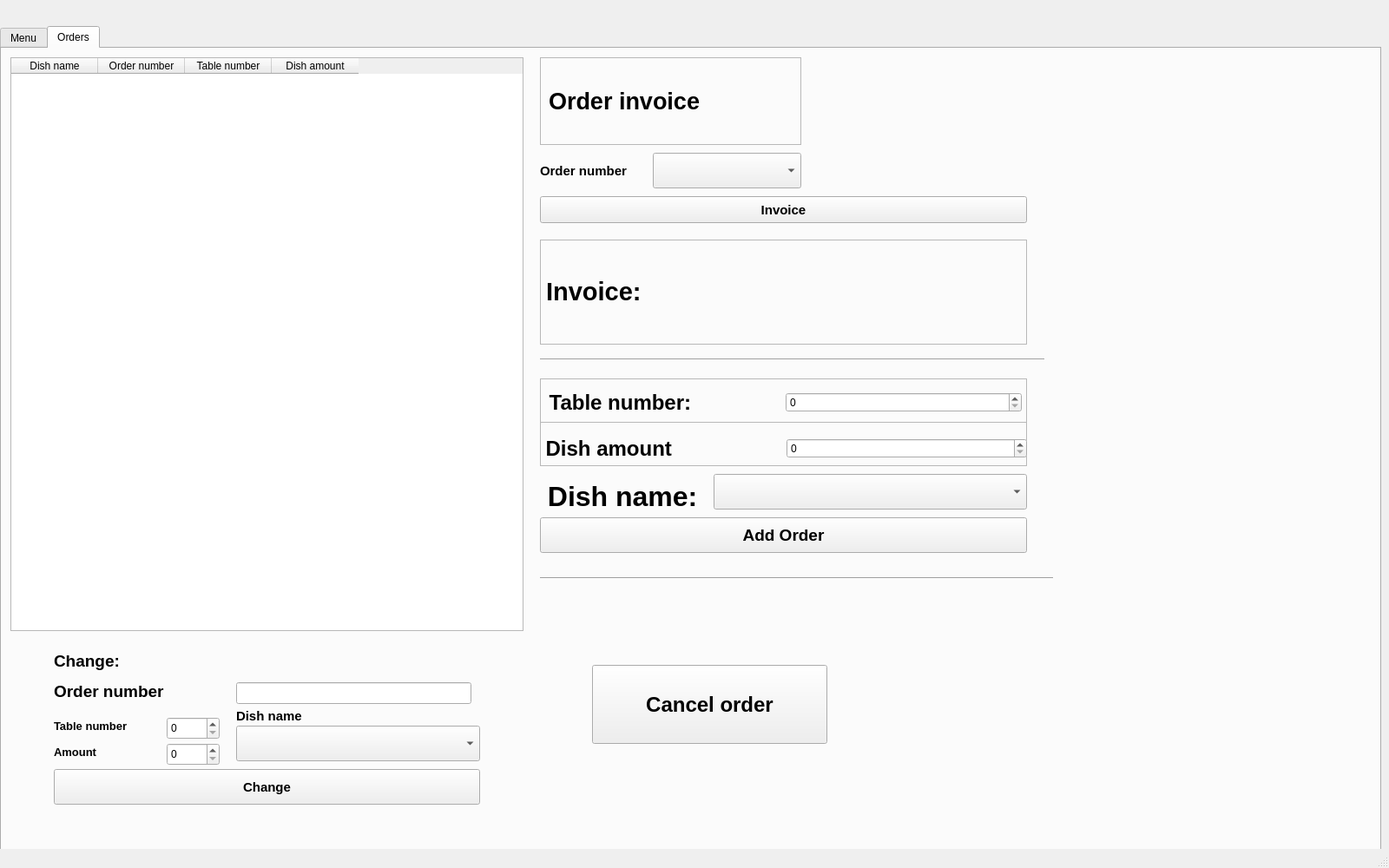
<?xml version="1.0" encoding="UTF-8"?>
<ui version="4.0">
 <class>MainWindow</class>
 <widget class="QMainWindow" name="MainWindow">
  <property name="geometry">
   <rect>
    <x>0</x>
    <y>0</y>
    <width>1600</width>
    <height>1000</height>
   </rect>
  </property>
  <property name="windowTitle">
   <string>MainWindow</string>
  </property>
  <widget class="QWidget" name="centralwidget">
   <widget class="QTabWidget" name="tabWidget">
    <property name="geometry">
     <rect>
      <x>0</x>
      <y>30</y>
      <width>1591</width>
      <height>1001</height>
     </rect>
    </property>
    <property name="currentIndex">
     <number>1</number>
    </property>
    <widget class="QWidget" name="Menu">
     <attribute name="title">
      <string>Menu</string>
     </attribute>
     <widget class="QLineEdit" name="dishDiscription">
      <property name="geometry">
       <rect>
        <x>150</x>
        <y>740</y>
        <width>451</width>
        <height>25</height>
       </rect>
      </property>
     </widget>
     <widget class="QLineEdit" name="dishName">
      <property name="geometry">
       <rect>
        <x>150</x>
        <y>710</y>
        <width>211</width>
        <height>25</height>
       </rect>
      </property>
     </widget>
     <widget class="QLabel" name="label_3">
      <property name="geometry">
       <rect>
        <x>20</x>
        <y>770</y>
        <width>121</width>
        <height>61</height>
       </rect>
      </property>
      <property name="font">
       <font>
        <pointsize>10</pointsize>
        <weight>75</weight>
        <bold>true</bold>
       </font>
      </property>
      <property name="text">
       <string>Dish Price</string>
      </property>
     </widget>
     <widget class="QLabel" name="label_2">
      <property name="geometry">
       <rect>
        <x>20</x>
        <y>740</y>
        <width>121</width>
        <height>21</height>
       </rect>
      </property>
      <property name="font">
       <font>
        <pointsize>10</pointsize>
        <weight>75</weight>
        <bold>true</bold>
       </font>
      </property>
      <property name="text">
       <string>Dish discription</string>
      </property>
     </widget>
     <widget class="QLabel" name="label">
      <property name="geometry">
       <rect>
        <x>20</x>
        <y>710</y>
        <width>121</width>
        <height>21</height>
       </rect>
      </property>
      <property name="font">
       <font>
        <pointsize>10</pointsize>
        <weight>75</weight>
        <bold>true</bold>
       </font>
      </property>
      <property name="text">
       <string>Dish name</string>
      </property>
     </widget>
     <widget class="QPushButton" name="addDish">
      <property name="geometry">
       <rect>
        <x>20</x>
        <y>860</y>
        <width>491</width>
        <height>41</height>
       </rect>
      </property>
      <property name="font">
       <font>
        <pointsize>14</pointsize>
        <weight>75</weight>
        <bold>true</bold>
       </font>
      </property>
      <property name="text">
       <string>Add</string>
      </property>
     </widget>
     <widget class="QTableWidget" name="menuTable">
      <property name="geometry">
       <rect>
        <x>10</x>
        <y>10</y>
        <width>591</width>
        <height>661</height>
       </rect>
      </property>
      <column>
       <property name="text">
        <string>Name</string>
       </property>
      </column>
      <column>
       <property name="text">
        <string>Discription</string>
       </property>
      </column>
      <column>
       <property name="text">
        <string>Price</string>
       </property>
      </column>
     </widget>
     <widget class="QPushButton" name="sortMenuPrices">
      <property name="geometry">
       <rect>
        <x>610</x>
        <y>10</y>
        <width>281</width>
        <height>131</height>
       </rect>
      </property>
      <property name="font">
       <font>
        <pointsize>14</pointsize>
        <weight>75</weight>
        <bold>true</bold>
       </font>
      </property>
      <property name="text">
       <string>Sort by price</string>
      </property>
     </widget>
     <widget class="QLabel" name="label_23">
      <property name="geometry">
       <rect>
        <x>910</x>
        <y>10</y>
        <width>541</width>
        <height>121</height>
       </rect>
      </property>
      <property name="font">
       <font>
        <pointsize>20</pointsize>
        <weight>75</weight>
        <bold>true</bold>
       </font>
      </property>
      <property name="text">
       <string/>
      </property>
     </widget>
     <widget class="QDoubleSpinBox" name="dishPriceSpinBox">
      <property name="geometry">
       <rect>
        <x>140</x>
        <y>780</y>
        <width>161</width>
        <height>61</height>
       </rect>
      </property>
     </widget>
     <widget class="QPushButton" name="sortByPopularity">
      <property name="geometry">
       <rect>
        <x>890</x>
        <y>10</y>
        <width>311</width>
        <height>131</height>
       </rect>
      </property>
      <property name="font">
       <font>
        <pointsize>14</pointsize>
        <weight>75</weight>
        <bold>true</bold>
       </font>
      </property>
      <property name="text">
       <string>Sort by popularity</string>
      </property>
     </widget>
     <widget class="QPushButton" name="openFile">
      <property name="geometry">
       <rect>
        <x>1010</x>
        <y>690</y>
        <width>191</width>
        <height>91</height>
       </rect>
      </property>
      <property name="font">
       <font>
        <pointsize>18</pointsize>
        <weight>75</weight>
        <bold>true</bold>
       </font>
      </property>
      <property name="text">
       <string>Open file</string>
      </property>
     </widget>
     <widget class="QPushButton" name="saveFile">
      <property name="geometry">
       <rect>
        <x>1010</x>
        <y>600</y>
        <width>191</width>
        <height>91</height>
       </rect>
      </property>
      <property name="font">
       <font>
        <pointsize>18</pointsize>
        <weight>75</weight>
        <bold>true</bold>
       </font>
      </property>
      <property name="text">
       <string>Save file</string>
      </property>
     </widget>
     <widget class="QLineEdit" name="menuDishNameDelete">
      <property name="geometry">
       <rect>
        <x>1020</x>
        <y>380</y>
        <width>113</width>
        <height>25</height>
       </rect>
      </property>
     </widget>
     <widget class="QLabel" name="label_20">
      <property name="geometry">
       <rect>
        <x>890</x>
        <y>380</y>
        <width>131</width>
        <height>21</height>
       </rect>
      </property>
      <property name="font">
       <font>
        <pointsize>11</pointsize>
        <weight>75</weight>
        <bold>true</bold>
       </font>
      </property>
      <property name="text">
       <string>DishName</string>
      </property>
     </widget>
     <widget class="QPushButton" name="delete_2">
      <property name="geometry">
       <rect>
        <x>890</x>
        <y>410</y>
        <width>241</width>
        <height>41</height>
       </rect>
      </property>
      <property name="font">
       <font>
        <pointsize>11</pointsize>
        <weight>75</weight>
        <bold>true</bold>
       </font>
      </property>
      <property name="text">
       <string>Delete</string>
      </property>
     </widget>
     <widget class="QLabel" name="label_19">
      <property name="geometry">
       <rect>
        <x>890</x>
        <y>330</y>
        <width>111</width>
        <height>41</height>
       </rect>
      </property>
      <property name="font">
       <font>
        <pointsize>14</pointsize>
        <weight>75</weight>
        <bold>true</bold>
       </font>
      </property>
      <property name="text">
       <string>Delete:</string>
      </property>
     </widget>
    </widget>
    <widget class="QWidget" name="tab_2">
     <attribute name="title">
      <string>Orders</string>
     </attribute>
     <widget class="QPushButton" name="addOrder">
      <property name="geometry">
       <rect>
        <x>620</x>
        <y>540</y>
        <width>561</width>
        <height>41</height>
       </rect>
      </property>
      <property name="font">
       <font>
        <pointsize>14</pointsize>
        <weight>75</weight>
        <bold>true</bold>
       </font>
      </property>
      <property name="text">
       <string>Add Order</string>
      </property>
     </widget>
     <widget class="QLabel" name="label_7">
      <property name="geometry">
       <rect>
        <x>620</x>
        <y>500</y>
        <width>191</width>
        <height>31</height>
       </rect>
      </property>
      <property name="font">
       <font>
        <pointsize>24</pointsize>
        <weight>75</weight>
        <bold>true</bold>
       </font>
      </property>
      <property name="text">
       <string> Dish name:</string>
      </property>
     </widget>
     <widget class="QComboBox" name="menuBox">
      <property name="geometry">
       <rect>
        <x>820</x>
        <y>490</y>
        <width>361</width>
        <height>41</height>
       </rect>
      </property>
     </widget>
     <widget class="QTableWidget" name="orderTable">
      <property name="geometry">
       <rect>
        <x>10</x>
        <y>10</y>
        <width>591</width>
        <height>661</height>
       </rect>
      </property>
      <property name="minimumSize">
       <size>
        <width>591</width>
        <height>0</height>
       </size>
      </property>
      <property name="maximumSize">
       <size>
        <width>591</width>
        <height>16777215</height>
       </size>
      </property>
      <column>
       <property name="text">
        <string>Dish name</string>
       </property>
      </column>
      <column>
       <property name="text">
        <string>Order number</string>
       </property>
      </column>
      <column>
       <property name="text">
        <string>Table number</string>
       </property>
      </column>
      <column>
       <property name="text">
        <string>Dish amount</string>
       </property>
      </column>
     </widget>
     <widget class="QLabel" name="label_11">
      <property name="geometry">
       <rect>
        <x>620</x>
        <y>130</y>
        <width>141</width>
        <height>21</height>
       </rect>
      </property>
      <property name="font">
       <font>
        <pointsize>11</pointsize>
        <weight>75</weight>
        <bold>true</bold>
       </font>
      </property>
      <property name="text">
       <string>Order number</string>
      </property>
     </widget>
     <widget class="QPushButton" name="checkButton">
      <property name="geometry">
       <rect>
        <x>620</x>
        <y>170</y>
        <width>561</width>
        <height>31</height>
       </rect>
      </property>
      <property name="font">
       <font>
        <pointsize>11</pointsize>
        <weight>75</weight>
        <bold>true</bold>
       </font>
      </property>
      <property name="text">
       <string>Invoice</string>
      </property>
     </widget>
     <widget class="QLabel" name="label_24">
      <property name="geometry">
       <rect>
        <x>60</x>
        <y>730</y>
        <width>211</width>
        <height>21</height>
       </rect>
      </property>
      <property name="font">
       <font>
        <pointsize>14</pointsize>
        <weight>75</weight>
        <bold>true</bold>
       </font>
      </property>
      <property name="text">
       <string>Order number</string>
      </property>
     </widget>
     <widget class="QLineEdit" name="orderNumberChange">
      <property name="geometry">
       <rect>
        <x>270</x>
        <y>730</y>
        <width>271</width>
        <height>25</height>
       </rect>
      </property>
     </widget>
     <widget class="QPushButton" name="changeButton">
      <property name="geometry">
       <rect>
        <x>60</x>
        <y>830</y>
        <width>491</width>
        <height>41</height>
       </rect>
      </property>
      <property name="font">
       <font>
        <pointsize>11</pointsize>
        <weight>75</weight>
        <bold>true</bold>
       </font>
      </property>
      <property name="text">
       <string>Change</string>
      </property>
     </widget>
     <widget class="QLabel" name="label_25">
      <property name="geometry">
       <rect>
        <x>60</x>
        <y>690</y>
        <width>121</width>
        <height>31</height>
       </rect>
      </property>
      <property name="font">
       <font>
        <pointsize>14</pointsize>
        <weight>75</weight>
        <bold>true</bold>
       </font>
      </property>
      <property name="text">
       <string>Change:</string>
      </property>
     </widget>
     <widget class="QLabel" name="label_26">
      <property name="geometry">
       <rect>
        <x>60</x>
        <y>770</y>
        <width>121</width>
        <height>21</height>
       </rect>
      </property>
      <property name="font">
       <font>
        <pointsize>10</pointsize>
        <weight>75</weight>
        <bold>true</bold>
       </font>
      </property>
      <property name="text">
       <string>Table number</string>
      </property>
     </widget>
     <widget class="QComboBox" name="newDishName">
      <property name="geometry">
       <rect>
        <x>270</x>
        <y>780</y>
        <width>281</width>
        <height>41</height>
       </rect>
      </property>
     </widget>
     <widget class="QLabel" name="label_27">
      <property name="geometry">
       <rect>
        <x>60</x>
        <y>800</y>
        <width>121</width>
        <height>21</height>
       </rect>
      </property>
      <property name="font">
       <font>
        <pointsize>10</pointsize>
        <weight>75</weight>
        <bold>true</bold>
       </font>
      </property>
      <property name="text">
       <string>Amount</string>
      </property>
     </widget>
     <widget class="QLabel" name="label_29">
      <property name="geometry">
       <rect>
        <x>270</x>
        <y>760</y>
        <width>211</width>
        <height>17</height>
       </rect>
      </property>
      <property name="font">
       <font>
        <pointsize>11</pointsize>
        <weight>75</weight>
        <bold>true</bold>
       </font>
      </property>
      <property name="text">
       <string>Dish name</string>
      </property>
     </widget>
     <widget class="QSpinBox" name="amountOrderChange">
      <property name="geometry">
       <rect>
        <x>190</x>
        <y>800</y>
        <width>61</width>
        <height>26</height>
       </rect>
      </property>
     </widget>
     <widget class="QSpinBox" name="tableNumberChange">
      <property name="geometry">
       <rect>
        <x>190</x>
        <y>770</y>
        <width>61</width>
        <height>26</height>
       </rect>
      </property>
     </widget>
     <widget class="QComboBox" name="orderNumberCheck">
      <property name="geometry">
       <rect>
        <x>750</x>
        <y>120</y>
        <width>171</width>
        <height>41</height>
       </rect>
      </property>
     </widget>
     <widget class="QFrame" name="frame">
      <property name="geometry">
       <rect>
        <x>620</x>
        <y>220</y>
        <width>561</width>
        <height>121</height>
       </rect>
      </property>
      <property name="frameShape">
       <enum>QFrame::StyledPanel</enum>
      </property>
      <property name="frameShadow">
       <enum>QFrame::Raised</enum>
      </property>
      <widget class="QWidget" name="horizontalLayoutWidget">
       <property name="geometry">
        <rect>
         <x>-1</x>
         <y>-1</y>
         <width>561</width>
         <height>121</height>
        </rect>
       </property>
       <layout class="QHBoxLayout" name="horizontalLayout">
        <item>
         <widget class="QLabel" name="label_4">
          <property name="font">
           <font>
            <pointsize>22</pointsize>
            <weight>75</weight>
            <bold>true</bold>
           </font>
          </property>
          <property name="text">
           <string> Invoice:</string>
          </property>
         </widget>
        </item>
        <item>
         <widget class="QLabel" name="checkLabel">
          <property name="font">
           <font>
            <pointsize>18</pointsize>
            <weight>75</weight>
            <bold>true</bold>
           </font>
          </property>
          <property name="text">
           <string/>
          </property>
         </widget>
        </item>
       </layout>
      </widget>
     </widget>
     <widget class="QFrame" name="frame_2">
      <property name="geometry">
       <rect>
        <x>620</x>
        <y>10</y>
        <width>301</width>
        <height>101</height>
       </rect>
      </property>
      <property name="frameShape">
       <enum>QFrame::StyledPanel</enum>
      </property>
      <property name="frameShadow">
       <enum>QFrame::Raised</enum>
      </property>
      <widget class="QLabel" name="label_10">
       <property name="geometry">
        <rect>
         <x>10</x>
         <y>10</y>
         <width>261</width>
         <height>81</height>
        </rect>
       </property>
       <property name="font">
        <font>
         <pointsize>20</pointsize>
         <weight>75</weight>
         <bold>true</bold>
        </font>
       </property>
       <property name="text">
        <string>Order invoice</string>
       </property>
      </widget>
     </widget>
     <widget class="Line" name="line">
      <property name="geometry">
       <rect>
        <x>620</x>
        <y>350</y>
        <width>581</width>
        <height>16</height>
       </rect>
      </property>
      <property name="orientation">
       <enum>Qt::Horizontal</enum>
      </property>
     </widget>
     <widget class="QFrame" name="frame_3">
      <property name="geometry">
       <rect>
        <x>620</x>
        <y>380</y>
        <width>561</width>
        <height>51</height>
       </rect>
      </property>
      <property name="frameShape">
       <enum>QFrame::StyledPanel</enum>
      </property>
      <property name="frameShadow">
       <enum>QFrame::Raised</enum>
      </property>
      <widget class="QWidget" name="horizontalLayoutWidget_2">
       <property name="geometry">
        <rect>
         <x>4</x>
         <y>2</y>
         <width>551</width>
         <height>51</height>
        </rect>
       </property>
       <layout class="QHBoxLayout" name="horizontalLayout_2">
        <item>
         <widget class="QLabel" name="tableNumberLabel">
          <property name="font">
           <font>
            <pointsize>18</pointsize>
            <weight>75</weight>
            <bold>true</bold>
           </font>
          </property>
          <property name="text">
           <string> Table number:</string>
          </property>
         </widget>
        </item>
        <item>
         <widget class="QSpinBox" name="tableNumber"/>
        </item>
       </layout>
      </widget>
     </widget>
     <widget class="QFrame" name="frame_4">
      <property name="geometry">
       <rect>
        <x>620</x>
        <y>430</y>
        <width>561</width>
        <height>51</height>
       </rect>
      </property>
      <property name="frameShape">
       <enum>QFrame::StyledPanel</enum>
      </property>
      <property name="frameShadow">
       <enum>QFrame::Raised</enum>
      </property>
      <widget class="QWidget" name="horizontalLayoutWidget_3">
       <property name="geometry">
        <rect>
         <x>0</x>
         <y>10</y>
         <width>561</width>
         <height>41</height>
        </rect>
       </property>
       <layout class="QHBoxLayout" name="horizontalLayout_3">
        <item>
         <widget class="QLabel" name="dishAmountLabel">
          <property name="font">
           <font>
            <pointsize>18</pointsize>
            <weight>75</weight>
            <bold>true</bold>
           </font>
          </property>
          <property name="text">
           <string> Dish amount</string>
          </property>
         </widget>
        </item>
        <item>
         <widget class="QSpinBox" name="dishAmount"/>
        </item>
       </layout>
      </widget>
     </widget>
     <widget class="Line" name="line_2">
      <property name="geometry">
       <rect>
        <x>620</x>
        <y>600</y>
        <width>591</width>
        <height>20</height>
       </rect>
      </property>
      <property name="orientation">
       <enum>Qt::Horizontal</enum>
      </property>
     </widget>
     <widget class="QPushButton" name="cancelOrder">
      <property name="geometry">
       <rect>
        <x>680</x>
        <y>710</y>
        <width>271</width>
        <height>91</height>
       </rect>
      </property>
      <property name="font">
       <font>
        <pointsize>18</pointsize>
        <weight>75</weight>
        <bold>true</bold>
       </font>
      </property>
      <property name="text">
       <string>Cancel order</string>
      </property>
     </widget>
    </widget>
   </widget>
  </widget>
  <widget class="QStatusBar" name="statusbar"/>
 </widget>
 <resources/>
 <connections/>
</ui>
